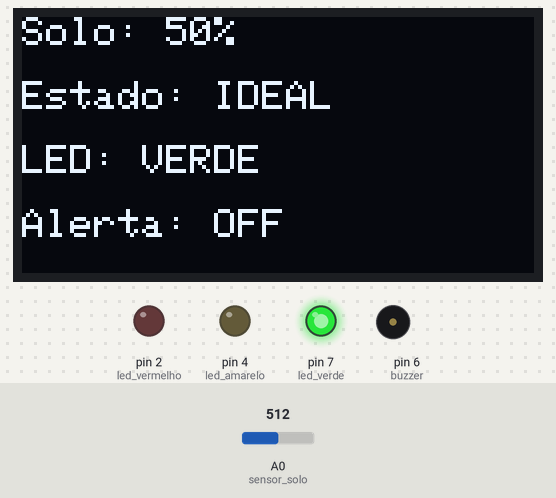
This sketch was run on a simulated Arduino Uno, built with avr-gcc and run on an emulated ATmega328P. On the bench: 128×64 one-colour display, output pins drawn as LEDs (lit = HIGH), buzzer (waves = sounding). Inputs (shaded band) come from the test bench; at power-on: A0 (sensor_solo) = 512.

Above: at 2.4 s.
2.5 s: A0 (sensor_solo) set to 377
At 3.7 s:
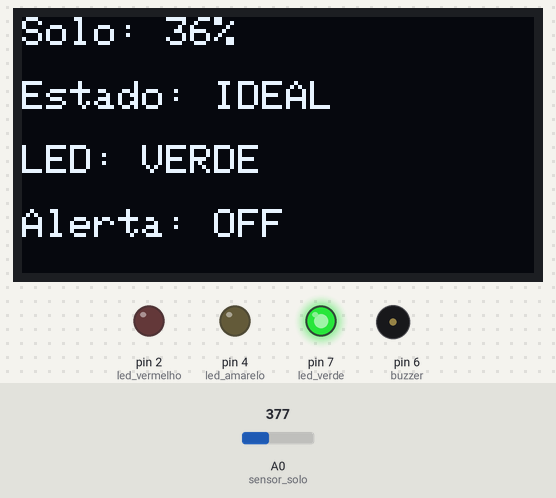
4.1 s: A0 (sensor_solo) set to 346
At 4.6 s:
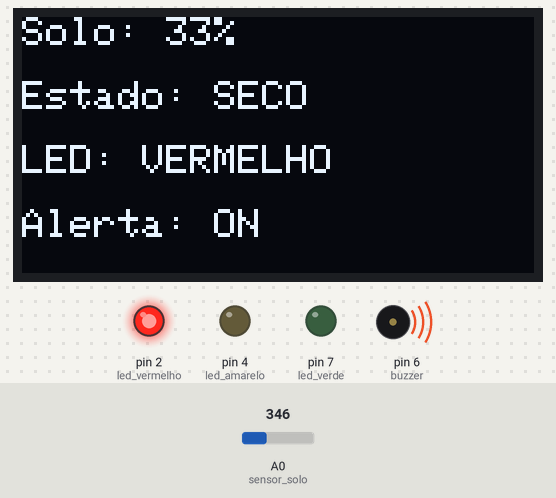
5.7 s: A0 (sensor_solo) set to 900
At 6.8 s:
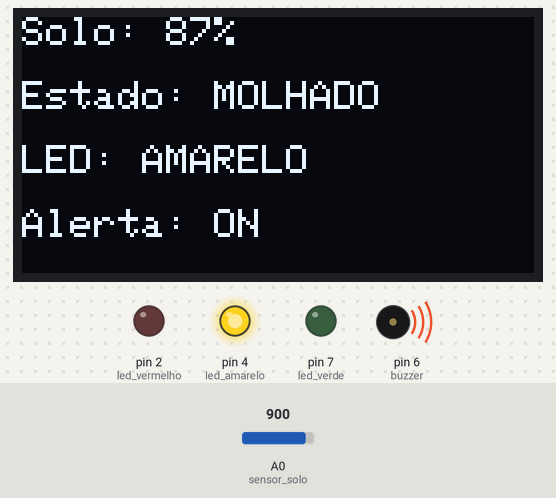
Timing chart, 0 to 8.7 s (numbered marks = the images above; inputs shaded):
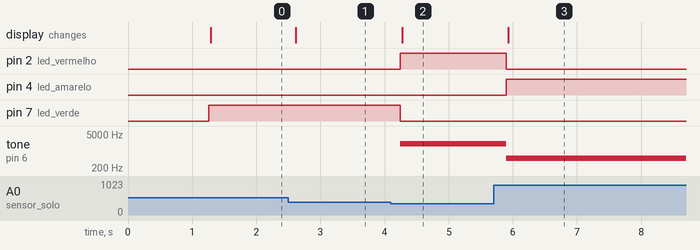

Measured:
- the behaviour switches between 359 and 358 on A0 (sensor_solo) (found by bisection; images 1 and 2)
- after the input at 2.5 s, the display: changes after 0.12 s (image 1)
- after the input at 4.1 s, pin 2 (led_vermelho): LOW → HIGH after 0.14 s; pin 7 (led_verde): HIGH → LOW after 0.14 s; tone on pin 6 (buzzer): silent → 2000 Hz after 0.14 s; the display: changes after 0.17 s (image 2)
- after the input at 5.7 s, pin 2 (led_vermelho): HIGH → LOW after 0.20 s; pin 4 (led_amarelo): LOW → HIGH after 0.20 s; tone on pin 6 (buzzer): 2000 Hz → 500 Hz after 0.20 s; the display: changes after 0.23 s (image 3)

The sketch:

codigo_display_s.ino
```cpp
//Na presente verão da estufa foi usado um potenciometro
//com o objetivo de simular um sinal analogico do "sensor_solo"
// Bibliotecas display oled
#include <Wire.h>
#include <Adafruit_GFX.h>
#include <Adafruit_SSD1306.h>

// Atribuicoes display
#define SCREEN_WIDTH 128
#define SCREEN_HEIGHT 64
#define OLED_RESET -1
Adafruit_SSD1306 display(SCREEN_WIDTH, SCREEN_HEIGHT, &Wire, OLED_RESET);

// Pinagem
const int led_vermelho = 2;
const int led_amarelo  = 4;
const int led_verde    = 7;
const int buzzer       = 6;
const int sensor_solo  = A0; // pino do sensor analogico

bool solo_humido = false; // AINDA SEM USO

// Limites
const int valor_limite_inferior = 35; // %
const int valor_limite_superior = 75; // %

void setup() {
  Serial.begin(9600);

  if (!display.begin(SSD1306_SWITCHCAPVCC, 0x3C)) {
    Serial.println("Falha no OLED");
    while (true);
  }

  display.clearDisplay();
  display.setTextSize(1);
  display.setTextColor(SSD1306_WHITE);
  display.setCursor(0, 0);
  display.println("Estufa V1.1");
  display.println("OLED OK");
  display.display();

  // Atribuicao de entradas
  pinMode(sensor_solo, INPUT);

  // Atribuicao de saidas
  pinMode(led_vermelho, OUTPUT);
  pinMode(led_amarelo, OUTPUT);
  pinMode(led_verde, OUTPUT);
  pinMode(buzzer, OUTPUT);

  delay(1200); // so para veres a tela inicial
}

void loop() {
  int valor_sensor_humidade_solo = analogRead(sensor_solo); // leitura do sensor
  int valor_sensor_percentagem = map(valor_sensor_humidade_solo, 0, 1023, 0, 100); // conversao para %
  valor_sensor_percentagem = constrain(valor_sensor_percentagem, 0, 100); // garante 0..100

  if (valor_sensor_percentagem < valor_limite_inferior) { // seco
    digitalWrite(led_vermelho, HIGH);
    digitalWrite(led_verde, LOW);
    digitalWrite(led_amarelo, LOW);
    tone(buzzer, 2000);

    display.clearDisplay();
    display.setTextSize(1);
    display.setTextColor(SSD1306_WHITE);

    display.setCursor(0, 0);
    display.print("Solo: ");
    display.print(valor_sensor_percentagem);
    display.println("%");

    display.setCursor(0, 16);
    display.println("Estado: SECO");

    display.setCursor(0, 32);
    display.println("LED: VERMELHO");

    display.setCursor(0, 48);
    display.println("Alerta: ON");
    display.display();

  } else if (valor_sensor_percentagem <= valor_limite_superior) { // ideal
    digitalWrite(led_vermelho, LOW);
    digitalWrite(led_verde, HIGH);
    digitalWrite(led_amarelo, LOW);
    noTone(buzzer);

    display.clearDisplay();
    display.setTextSize(1);
    display.setTextColor(SSD1306_WHITE);

    display.setCursor(0, 0);
    display.print("Solo: ");
    display.print(valor_sensor_percentagem);
    display.println("%");

    display.setCursor(0, 16);
    display.println("Estado: IDEAL");

    display.setCursor(0, 32);
    display.println("LED: VERDE");

    display.setCursor(0, 48);
    display.println("Alerta: OFF");
    display.display();

  } else { // molhado
    digitalWrite(led_vermelho, LOW);
    digitalWrite(led_verde, LOW);
    digitalWrite(led_amarelo, HIGH);
    tone(buzzer, 500);

    display.clearDisplay();
    display.setTextSize(1);
    display.setTextColor(SSD1306_WHITE);

    display.setCursor(0, 0);
    display.print("Solo: ");
    display.print(valor_sensor_percentagem);
    display.println("%");

    display.setCursor(0, 16);
    display.println("Estado: MOLHADO");

    display.setCursor(0, 32);
    display.println("LED: AMARELO");

    display.setCursor(0, 48);
    display.println("Alerta: ON");
    display.display();
  }

  delay(300); // reduz atualizacao excessiva do ecra
}
```
